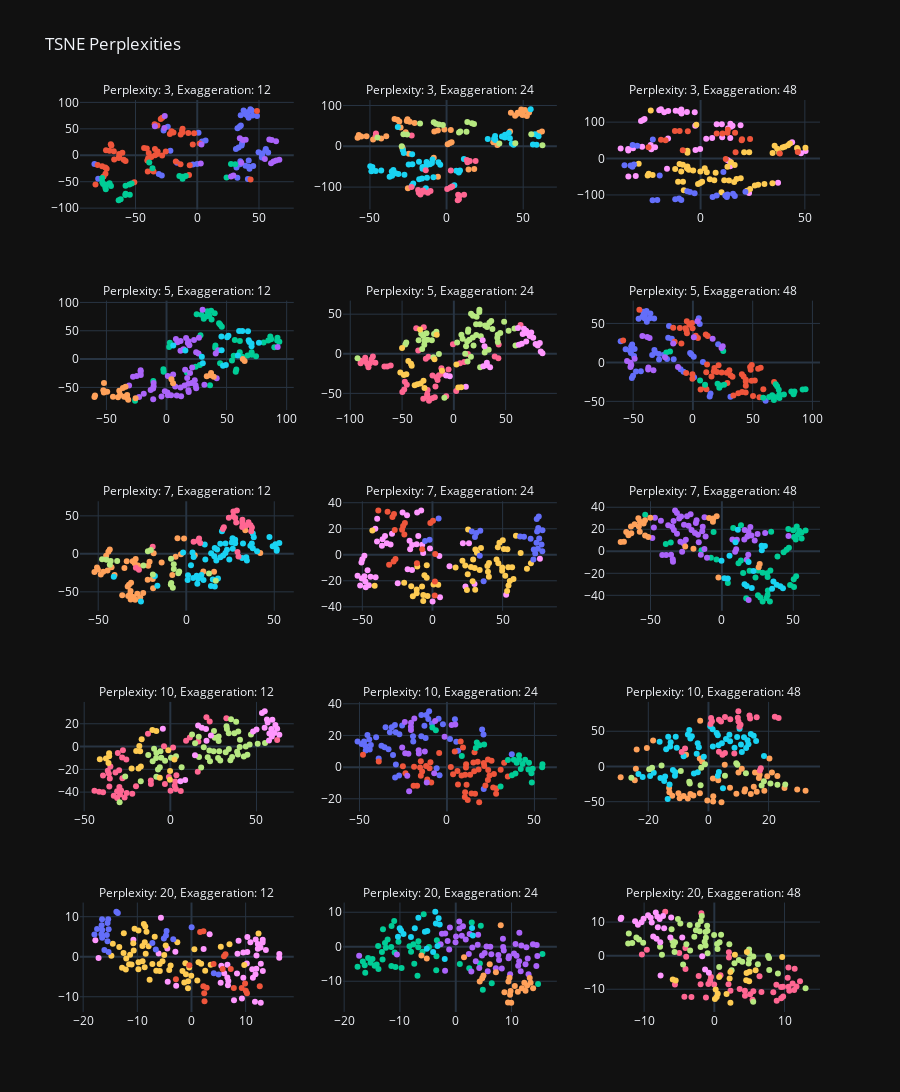

The cell this chart's notebook holds for it:
### Code cell
perplexities = [3, 5, 7, 10, 20]
early_exaggerations = [12, 24, 48]
tsne_array = []
for perplexity in perplexities:
    for ee in early_exaggerations:
        tsne = TSNE(n_components=2, early_exaggeration=ee, perplexity=perplexity, n_iter=5000)
        tsne_dataset = pd.DataFrame(tsne.fit_transform(normalised_dataset), columns=['TSNE1', 'TSNE2'])
        tsne_array.append((ee, perplexity, tsne_dataset))

generate_tsne_perplexity_subplots(tsne_array)
